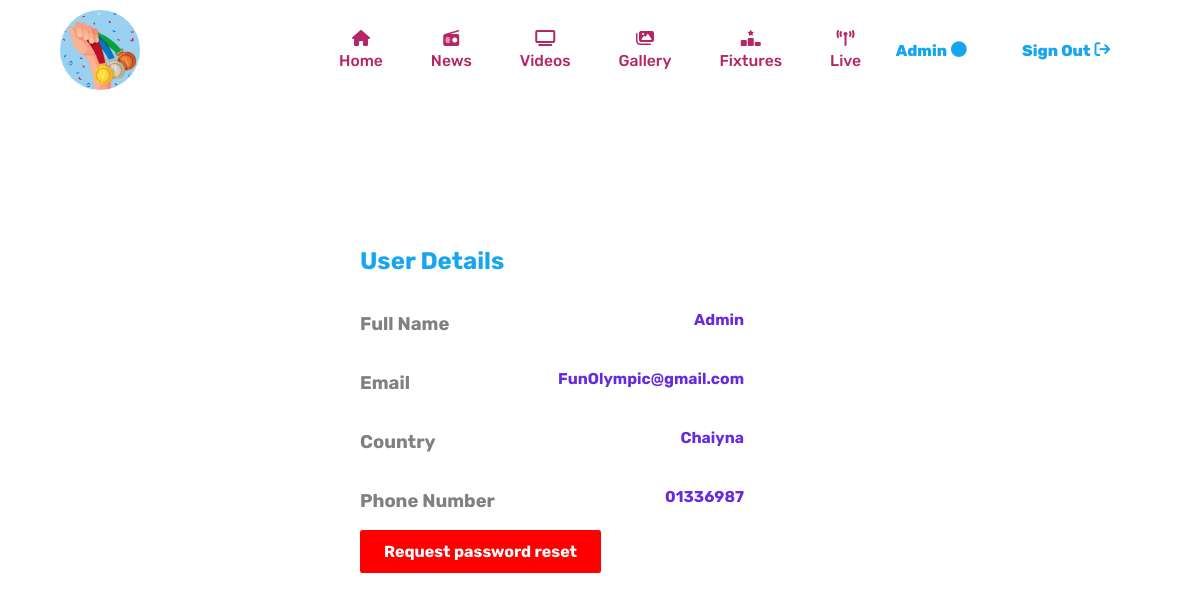
/profile.php (signed in), run on the app's committed database.
### tables this page shows
CREATE TABLE `user_information` (
  `full_name` varchar(250) NOT NULL,
  `email` varchar(250) NOT NULL,
  `country` varchar(250) NOT NULL,
  `phone_number` varchar(250) NOT NULL,
  `password` varchar(250) NOT NULL,
  `status` varchar(10) NOT NULL,
  `role` varchar(10) NOT NULL
);

### profile.php (the view, shortened to what this page needs)
<!DOCTYPE html>
<html lang="en">
<?php
try {
    $fullname = $_SESSION['fullname'];
    echo "<link rel='stylesheet' href='./style/profile.css'>";
} catch (\Throwable $th) {
    throw $th;
}
?>
<head>
    <link rel="stylesheet" href="https://cdnjs.cloudflare.com/ajax/libs/font-awesome/6.1.2/css/all.min.css"/>
</head>
<body>
    <div class="navbar">
        <div class="logo">
            <img src="./images/medals.jpg" alt="">
        </div>
        <div class="nav-items">
            <div class="nav-link">
                <i class="fa-solid fa-house"></i>
                <a href="./home.php">Home</a>
            </div>
            <div class="nav-link">
                <i class="fa-solid fa-radio"></i>
                <a href="./news.php">News</a>
            </div>
            <div class="nav-link">
                <i class="fa-solid fa-tv"></i>
                <a href="./videos.php">Videos</a>
            </div>
            <div class="nav-link">
                <i class="fa-solid fa-images"></i>
                <a href="./gallery.php">Gallery</a>
            </div>
            <div class="nav-link">
                <i class="fa-solid fa-ranking-star"></i>
                <a href="./fixtures.php">Fixtures</a>
            </div>
            <div class="nav-link">
                <i class="fa-solid fa-tower-broadcast"></i>
                <a href="live.php" target='_blank'>Live</a>
            </div>
        </div>
        <div class="nav-btns">
            <a href="profile.php" id='profile'><?php echo $fullname?>
                <i class="fa-solid fa-circle"></i>
            </a>
            <form action="" method="post" style="align-self: center;">
                <a href="./logout.php" class="login-btn" type="submit" name="sign-out">
                    Sign Out
                    <i class="fa-solid fa-arrow-right-from-bracket"></i>
                </a>
            </form>
        </div>
    </div>
    <div class="container">
        <?php
        global $db_connection;
        $email = $_SESSION['email'];
        $query = "SELECT * FROM user_information where email='$email'";
        $result = mysqli_query($db_connection, $query);
        while ($row = mysqli_fetch_assoc($result)) {
            $fullname = $row['full_name'];
            $email = $row['email'];
            $country = $row['country'];
            $phone_number = $row['phone_number'];
        }
        ?>
        <h2>User Details</h2>
        <div class="display-block">
            <p>Full Name</p>
            <p><?php echo $fullname ?></p>
        </div>
        <div class="display-block">
            <p>Email</p>
            <p><?php echo $email ?></p>
        </div>
        <div class="display-block">
            <p>Country</p>
            <p><?php echo $country ?></p>
        </div>
        <div class="display-block">
            <p>Phone Number</p>
            <p><?php echo $phone_number ?></p>
        </div>
        <form action="" method="post">
            <button type="submit" name="request">Request password reset</button>
        </form>
    </div>
</body>
</html>

### style/profile.css (style rules this page uses)
* { font-family: "Rubik", sans-serif; }
body { box-sizing: border-box; width: 100%; height: 100vh; margin: 0; padding: 0; }
.navbar { box-sizing: border-box; width: 90%; height: 12.5vh; margin: auto auto; padding: 0; display: grid; grid-template-columns: 25% 50% 25%; grid-template-rows: 100%; justify-items: center; align-items: center; }
.navbar .logo { width: 100%; display: flex; flex-direction: row; justify-content: flex-start; align-items: center; }
.navbar .logo img { height: 5em; border-radius: 50%; }
.navbar .nav-items { display: flex; flex-direction: row; justify-content: center; align-items: center; }
.navbar .nav-items .nav-link { display: flex; flex-direction: column; justify-content: center; align-items: center; margin: 0 1.5em; }
.navbar .nav-items .nav-link a { font-size: 0.98em; text-decoration: none; color: #B52666; font-weight: 500; }
.navbar .nav-items .nav-link i { color: #B52666; margin-bottom: 0.3em; }
.navbar .nav-btns { display: flex; flex-direction: row; justify-content: space-around; align-items: center; width: 100%; grid-column-start: 3; grid-column-end: 4; grid-row-start: 1; grid-row-end: 2; align-self: center; }
.navbar .nav-btns form { margin: 0; padding: 0; display: flex; align-items: center; }
.navbar .nav-btns a, .navbar .nav-btns a:active { align-self: center; display: flex; align-items: center; text-decoration: none; color: #16A6F1; font-weight: bold; margin: 0; padding: 0; }
.navbar .nav-btns a i, .navbar .nav-btns a:active i { margin: 0.25em; }
.navbar .nav-btns form { margin: 0; padding: 0; }
.navbar .nav-btns a { box-sizing: border-box; width: auto; height: auto; margin: 0 1em; padding: 0.75em 0.5em; background-color: white; color: #16A6F1; border: none; border-radius: 0.25em; cursor: pointer; font-size: 0.98em; font-weight: 800; outline: none; text-decoration: none; }
.login-btn i { transform: rotateX(360deg); }
.container { width: 40%; height: auto; display: flex; flex-direction: column; position: absolute; top: 50%; left: 50%; transform: translate(-50%, -50%); }
.container h2 { color: #16A6F1; }
.container .display-block { width: 80%; display: flex; justify-content: space-between; }
.container .display-block p:first-of-type { font-weight: bold; color: grey; font-size: 1.15em; }
.container .display-block p:last-of-type { font-weight: bold; color: #672BDF; font-size: 0.98em; }
.container button { background-color: red; color: white; font-weight: bold; padding: 0.75em 1.5em; border: none; border-radius: 0.15em; cursor: pointer; font-size: 1em; }

### data on the page
user_information: full_name "Admin", email "FunOlympic@gmail.com", country "Chaiyna", phone_number "01336987"

### other printed values
$fullname "Admin"
